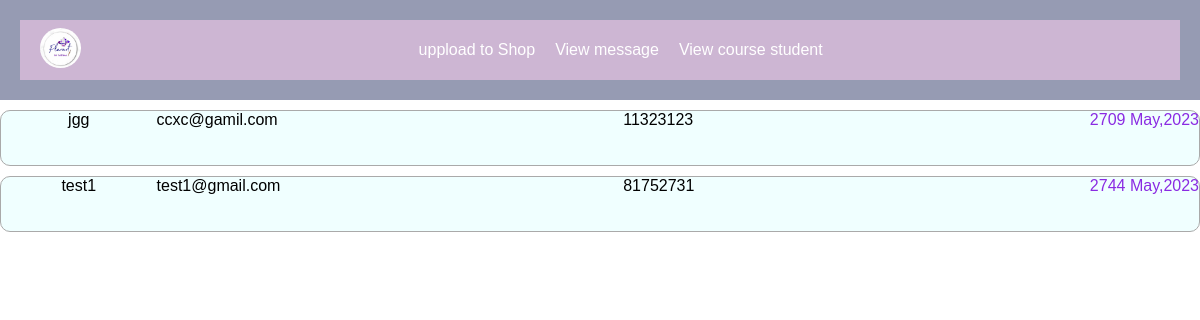
The page /planart/viewcourse.php on the database its author committed.
### tables this page shows
CREATE TABLE `user` (
  `id` int(11) NOT NULL,
  `username` varchar(100) NOT NULL,
  `email` varchar(1000) NOT NULL,
  `password` varchar(100) NOT NULL,
  `phonenumber` varchar(50) NOT NULL,
  `date` datetime NOT NULL
);

### planart/viewcourse.php (the view, shortened to what this page needs)
<!DOCTYPE html>
<html>
<head>
<link rel="stylesheet" type="text/css" href="./css/about.css">
  <link rel="stylesheet" href="https://cdnjs.cloudflare.com/ajax/libs/font-awesome/5.15.3/css/all.min.css">
    <body>
    <?php require "adminheader.php";?>
<?php
include './db_config/connect.php';
$query="SELECT * FROM user order by date desc";
$result= mysqli_query($con,$query);
?>
<?php if(mysqli_num_rows($result)>0):?>
    <?php while ($msg=mysqli_fetch_assoc($result)):?>
        <div style="background-color:azure;display:flex;border:solid thin #aaa;border-radius:10px ;margin-bottom:10px;margin-top:10px;">
        <div style="flex:1;text-align:center;">
        <?=$msg['username']?>
    </div>
    <div style="flex:3;">
    <?=$msg['email']?>
    </div>
    <div style="flex:3;">
    <?=$msg['phonenumber']?>
    </div>
    <div>
        <div style="color:blueviolet"><?=date("js M,Y",strtotime($msg['date']))?></div>
        <br><br>
    </div>
    </div>
    <?php endwhile;?>
        <?php endif;?>
    </body>
</html>

### planart/css/about.css (style rules this page uses)
body { font-family: Arial, sans-serif; margin: 0; padding: 0; }
* { box-sizing: border-box; }

### planart/css/styles.css (style rules this page uses)
body, nav, ul { margin: 0; padding: 0; }

### rows shown on the page
user: username "jgg", email "ccxc@gamil.com", phonenumber "11323123", date "2709 May,2023"
user: username "test1", email "test1@gmail.com", phonenumber "81752731", date "2744 May,2023"
